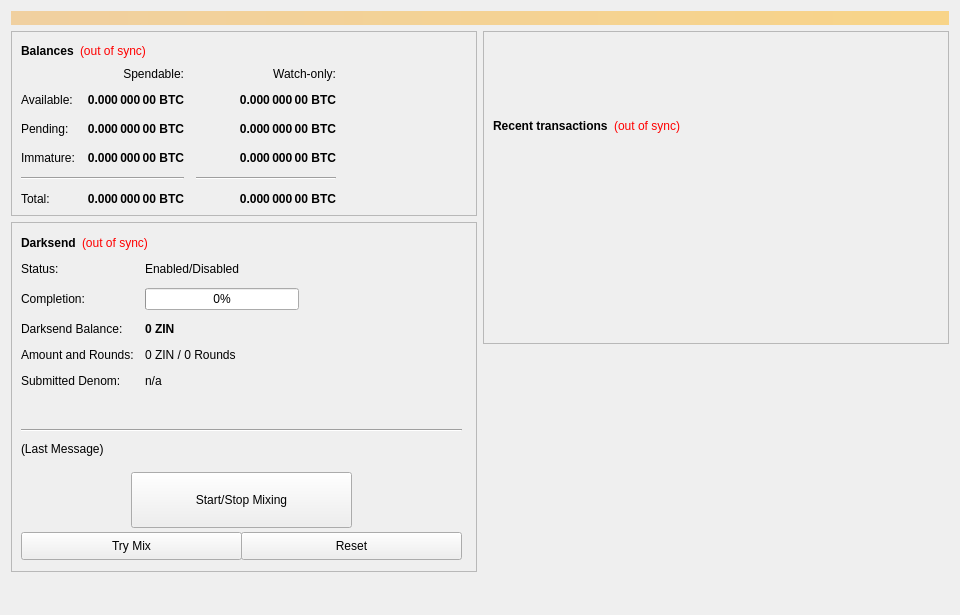
<?xml version="1.0" encoding="UTF-8"?>
<ui version="4.0">
 <class>OverviewPage</class>
 <widget class="QWidget" name="OverviewPage">
  <property name="geometry">
   <rect>
    <x>0</x>
    <y>0</y>
    <width>960</width>
    <height>615</height>
   </rect>
  </property>
  <property name="minimumSize">
   <size>
    <width>960</width>
    <height>0</height>
   </size>
  </property>
  <property name="windowTitle">
   <string>Form</string>
  </property>
  <layout class="QVBoxLayout" name="topLayout">
   <item>
    <widget class="QLabel" name="labelAlerts">
     <property name="visible">
      <bool>false</bool>
     </property>
     <property name="styleSheet">
      <string notr="true">background-color: qlineargradient(x1: 0, y1: 0, x2: 1, y2: 0, stop:0 #F0D0A0, stop:1 #F8D488); color:#000000;</string>
     </property>
     <property name="wordWrap">
      <bool>true</bool>
     </property>
     <property name="margin">
      <number>3</number>
     </property>
    </widget>
   </item>
   <item>
    <layout class="QHBoxLayout" name="horizontalLayout" stretch="1,1">
     <item>
      <layout class="QVBoxLayout" name="verticalLayout_2">
       <item>
        <widget class="QFrame" name="frame">
         <property name="frameShape">
          <enum>QFrame::StyledPanel</enum>
         </property>
         <property name="frameShadow">
          <enum>QFrame::Raised</enum>
         </property>
         <layout class="QVBoxLayout" name="verticalLayout_4">
          <item>
           <layout class="QHBoxLayout" name="horizontalLayout_4">
            <item>
             <widget class="QLabel" name="label_5">
              <property name="font">
               <font>
                <weight>75</weight>
                <bold>true</bold>
               </font>
              </property>
              <property name="text">
               <string>Balances</string>
              </property>
             </widget>
            </item>
            <item>
             <widget class="QLabel" name="labelWalletStatus">
              <property name="cursor">
               <cursorShape>WhatsThisCursor</cursorShape>
              </property>
              <property name="toolTip">
               <string>The displayed information may be out of date. Your wallet automatically synchronizes with the ZIN network after a connection is established, but this process has not completed yet.</string>
              </property>
              <property name="styleSheet">
               <string notr="true">QLabel { color: red; }</string>
              </property>
              <property name="text">
               <string notr="true">(out of sync)</string>
              </property>
              <property name="alignment">
               <set>Qt::AlignLeading|Qt::AlignLeft|Qt::AlignVCenter</set>
              </property>
             </widget>
            </item>
            <item>
             <spacer name="horizontalSpacer_3">
              <property name="orientation">
               <enum>Qt::Horizontal</enum>
              </property>
              <property name="sizeHint" stdset="0">
               <size>
                <width>40</width>
                <height>20</height>
               </size>
              </property>
             </spacer>
            </item>
           </layout>
          </item>
          <item>
           <layout class="QGridLayout" name="gridLayout">
            <property name="spacing">
             <number>12</number>
            </property>
            <item row="2" column="2">
             <widget class="QLabel" name="labelWatchPending">
              <property name="font">
               <font>
                <weight>75</weight>
                <bold>true</bold>
               </font>
              </property>
              <property name="cursor">
               <cursorShape>IBeamCursor</cursorShape>
              </property>
              <property name="toolTip">
               <string>Unconfirmed transactions to watch-only addresses</string>
              </property>
              <property name="text">
               <string notr="true">0.000 000 00 BTC</string>
              </property>
              <property name="alignment">
               <set>Qt::AlignRight|Qt::AlignTrailing|Qt::AlignVCenter</set>
              </property>
              <property name="textInteractionFlags">
               <set>Qt::LinksAccessibleByMouse|Qt::TextSelectableByKeyboard|Qt::TextSelectableByMouse</set>
              </property>
             </widget>
            </item>
            <item row="2" column="1">
             <widget class="QLabel" name="labelUnconfirmed">
              <property name="font">
               <font>
                <weight>75</weight>
                <bold>true</bold>
               </font>
              </property>
              <property name="cursor">
               <cursorShape>IBeamCursor</cursorShape>
              </property>
              <property name="toolTip">
               <string>Total of transactions that have yet to be confirmed, and do not yet count toward the spendable balance</string>
              </property>
              <property name="text">
               <string notr="true">0.000 000 00 BTC</string>
              </property>
              <property name="alignment">
               <set>Qt::AlignRight|Qt::AlignTrailing|Qt::AlignVCenter</set>
              </property>
              <property name="textInteractionFlags">
               <set>Qt::LinksAccessibleByMouse|Qt::TextSelectableByKeyboard|Qt::TextSelectableByMouse</set>
              </property>
             </widget>
            </item>
            <item row="3" column="2">
             <widget class="QLabel" name="labelWatchImmature">
              <property name="font">
               <font>
                <weight>75</weight>
                <bold>true</bold>
               </font>
              </property>
              <property name="cursor">
               <cursorShape>IBeamCursor</cursorShape>
              </property>
              <property name="toolTip">
               <string>Staked or masternode rewards in watch-only addresses that has not yet matured</string>
              </property>
              <property name="text">
               <string notr="true">0.000 000 00 BTC</string>
              </property>
              <property name="alignment">
               <set>Qt::AlignRight|Qt::AlignTrailing|Qt::AlignVCenter</set>
              </property>
              <property name="textInteractionFlags">
               <set>Qt::LinksAccessibleByMouse|Qt::TextSelectableByKeyboard|Qt::TextSelectableByMouse</set>
              </property>
             </widget>
            </item>
            <item row="4" column="0" colspan="2">
             <widget class="Line" name="lineSpendableBalance">
              <property name="orientation">
               <enum>Qt::Horizontal</enum>
              </property>
             </widget>
            </item>
            <item row="4" column="2">
             <widget class="Line" name="lineWatchBalance">
              <property name="sizePolicy">
               <sizepolicy hsizetype="Preferred" vsizetype="Fixed">
                <horstretch>0</horstretch>
                <verstretch>0</verstretch>
               </sizepolicy>
              </property>
              <property name="minimumSize">
               <size>
                <width>140</width>
                <height>0</height>
               </size>
              </property>
              <property name="orientation">
               <enum>Qt::Horizontal</enum>
              </property>
             </widget>
            </item>
            <item row="5" column="0">
             <widget class="QLabel" name="labelTotalText">
              <property name="text">
               <string>Total:</string>
              </property>
             </widget>
            </item>
            <item row="3" column="1">
             <widget class="QLabel" name="labelImmature">
              <property name="font">
               <font>
                <weight>75</weight>
                <bold>true</bold>
               </font>
              </property>
              <property name="cursor">
               <cursorShape>IBeamCursor</cursorShape>
              </property>
              <property name="toolTip">
               <string>Staked or masternode rewards that has not yet matured</string>
              </property>
              <property name="text">
               <string notr="true">0.000 000 00 BTC</string>
              </property>
              <property name="alignment">
               <set>Qt::AlignRight|Qt::AlignTrailing|Qt::AlignVCenter</set>
              </property>
              <property name="textInteractionFlags">
               <set>Qt::LinksAccessibleByMouse|Qt::TextSelectableByKeyboard|Qt::TextSelectableByMouse</set>
              </property>
             </widget>
            </item>
            <item row="2" column="3">
             <spacer name="horizontalSpacer_2">
              <property name="orientation">
               <enum>Qt::Horizontal</enum>
              </property>
              <property name="sizeHint" stdset="0">
               <size>
                <width>40</width>
                <height>20</height>
               </size>
              </property>
             </spacer>
            </item>
            <item row="3" column="0">
             <widget class="QLabel" name="labelImmatureText">
              <property name="text">
               <string>Immature:</string>
              </property>
             </widget>
            </item>
            <item row="5" column="1">
             <widget class="QLabel" name="labelTotal">
              <property name="font">
               <font>
                <weight>75</weight>
                <bold>true</bold>
               </font>
              </property>
              <property name="cursor">
               <cursorShape>IBeamCursor</cursorShape>
              </property>
              <property name="toolTip">
               <string>Your current total balance</string>
              </property>
              <property name="text">
               <string notr="true">0.000 000 00 BTC</string>
              </property>
              <property name="alignment">
               <set>Qt::AlignRight|Qt::AlignTrailing|Qt::AlignVCenter</set>
              </property>
              <property name="textInteractionFlags">
               <set>Qt::LinksAccessibleByMouse|Qt::TextSelectableByKeyboard|Qt::TextSelectableByMouse</set>
              </property>
             </widget>
            </item>
            <item row="5" column="2">
             <widget class="QLabel" name="labelWatchTotal">
              <property name="font">
               <font>
                <weight>75</weight>
                <bold>true</bold>
               </font>
              </property>
              <property name="cursor">
               <cursorShape>IBeamCursor</cursorShape>
              </property>
              <property name="toolTip">
               <string>Current total balance in watch-only addresses</string>
              </property>
              <property name="text">
               <string notr="true">0.000 000 00 BTC</string>
              </property>
              <property name="alignment">
               <set>Qt::AlignRight|Qt::AlignTrailing|Qt::AlignVCenter</set>
              </property>
              <property name="textInteractionFlags">
               <set>Qt::LinksAccessibleByMouse|Qt::TextSelectableByKeyboard|Qt::TextSelectableByMouse</set>
              </property>
             </widget>
            </item>
            <item row="0" column="2">
             <widget class="QLabel" name="labelWatchonly">
              <property name="text">
               <string>Watch-only:</string>
              </property>
              <property name="alignment">
               <set>Qt::AlignRight|Qt::AlignTrailing|Qt::AlignVCenter</set>
              </property>
             </widget>
            </item>
            <item row="1" column="0">
             <widget class="QLabel" name="labelBalanceText">
              <property name="text">
               <string>Available:</string>
              </property>
             </widget>
            </item>
            <item row="1" column="1">
             <widget class="QLabel" name="labelBalance">
              <property name="font">
               <font>
                <weight>75</weight>
                <bold>true</bold>
               </font>
              </property>
              <property name="cursor">
               <cursorShape>IBeamCursor</cursorShape>
              </property>
              <property name="toolTip">
               <string>Your current spendable balance</string>
              </property>
              <property name="text">
               <string notr="true">0.000 000 00 BTC</string>
              </property>
              <property name="alignment">
               <set>Qt::AlignRight|Qt::AlignTrailing|Qt::AlignVCenter</set>
              </property>
              <property name="textInteractionFlags">
               <set>Qt::LinksAccessibleByMouse|Qt::TextSelectableByKeyboard|Qt::TextSelectableByMouse</set>
              </property>
             </widget>
            </item>
            <item row="1" column="2">
             <widget class="QLabel" name="labelWatchAvailable">
              <property name="font">
               <font>
                <weight>75</weight>
                <bold>true</bold>
               </font>
              </property>
              <property name="cursor">
               <cursorShape>IBeamCursor</cursorShape>
              </property>
              <property name="toolTip">
               <string>Your current balance in watch-only addresses</string>
              </property>
              <property name="text">
               <string notr="true">0.000 000 00 BTC</string>
              </property>
              <property name="alignment">
               <set>Qt::AlignRight|Qt::AlignTrailing|Qt::AlignVCenter</set>
              </property>
              <property name="textInteractionFlags">
               <set>Qt::LinksAccessibleByMouse|Qt::TextSelectableByKeyboard|Qt::TextSelectableByMouse</set>
              </property>
             </widget>
            </item>
            <item row="2" column="0">
             <widget class="QLabel" name="labelPendingText">
              <property name="text">
               <string>Pending:</string>
              </property>
             </widget>
            </item>
            <item row="0" column="1">
             <widget class="QLabel" name="labelSpendable">
              <property name="text">
               <string>Spendable:</string>
              </property>
              <property name="alignment">
               <set>Qt::AlignRight|Qt::AlignTrailing|Qt::AlignVCenter</set>
              </property>
             </widget>
            </item>
           </layout>
          </item>
         </layout>
        </widget>
       </item>
       <item>
        <widget class="QFrame" name="frameDarksend">
         <property name="minimumSize">
          <size>
           <width>0</width>
           <height>350</height>
          </size>
         </property>
         <property name="layoutDirection">
          <enum>Qt::LeftToRight</enum>
         </property>
         <property name="frameShape">
          <enum>QFrame::StyledPanel</enum>
         </property>
         <property name="frameShadow">
          <enum>QFrame::Raised</enum>
         </property>
         <widget class="QWidget" name="formLayoutWidget">
          <property name="geometry">
           <rect>
            <x>10</x>
            <y>40</y>
            <width>451</width>
            <height>161</height>
           </rect>
          </property>
          <layout class="QFormLayout" name="formLayout">
           <property name="fieldGrowthPolicy">
            <enum>QFormLayout::AllNonFixedFieldsGrow</enum>
           </property>
           <property name="horizontalSpacing">
            <number>11</number>
           </property>
           <property name="verticalSpacing">
            <number>12</number>
           </property>
           <item row="0" column="0">
            <widget class="QLabel" name="label_6">
             <property name="text">
              <string>Status:</string>
             </property>
            </widget>
           </item>
           <item row="1" column="0">
            <widget class="QLabel" name="label_7">
             <property name="text">
              <string>Completion:</string>
             </property>
            </widget>
           </item>
           <item row="1" column="1">
            <widget class="QProgressBar" name="DarksendProgress">
             <property name="maximumSize">
              <size>
               <width>154</width>
               <height>16777215</height>
              </size>
             </property>
             <property name="value">
              <number>0</number>
             </property>
            </widget>
           </item>
           <item row="2" column="0">
            <widget class="QLabel" name="labelAnonymizedText">
             <property name="text">
              <string>Darksend Balance:</string>
             </property>
            </widget>
           </item>
           <item row="2" column="1">
            <widget class="QLabel" name="labelAnonymized">
             <property name="font">
              <font>
               <weight>75</weight>
               <bold>true</bold>
              </font>
             </property>
             <property name="text">
              <string notr="true">0 ZIN</string>
             </property>
            </widget>
           </item>
           <item row="3" column="0">
            <widget class="QLabel" name="label_8">
             <property name="text">
              <string>Amount and Rounds:</string>
             </property>
            </widget>
           </item>
           <item row="3" column="1">
            <widget class="QLabel" name="labelAmountRounds">
             <property name="text">
              <string>0 ZIN / 0 Rounds</string>
             </property>
            </widget>
           </item>
           <item row="4" column="0">
            <widget class="QLabel" name="label_9">
             <property name="text">
              <string>Submitted Denom:</string>
             </property>
            </widget>
           </item>
           <item row="4" column="1">
            <widget class="QLabel" name="labelSubmittedDenom">
             <property name="toolTip">
              <string>The denominations you submitted to the Masternode.&lt;br&gt;To mix, other users must submit the exact same denominations.</string>
             </property>
             <property name="text">
              <string>n/a</string>
             </property>
            </widget>
           </item>
           <item row="0" column="1">
            <widget class="QLabel" name="DarksendEnabled">
             <property name="text">
              <string>Enabled/Disabled</string>
             </property>
            </widget>
           </item>
          </layout>
         </widget>
         <widget class="QPushButton" name="runAutoDenom">
          <property name="geometry">
           <rect>
            <x>251</x>
            <y>17</y>
            <width>1</width>
            <height>1</height>
           </rect>
          </property>
          <property name="palette">
           <palette>
            <active>
             <colorrole role="WindowText">
              <brush brushstyle="SolidPattern">
               <color alpha="255">
                <red>0</red>
                <green>0</green>
                <blue>0</blue>
               </color>
              </brush>
             </colorrole>
             <colorrole role="Button">
              <brush brushstyle="SolidPattern">
               <color alpha="255">
                <red>239</red>
                <green>238</green>
                <blue>238</blue>
               </color>
              </brush>
             </colorrole>
             <colorrole role="Light">
              <brush brushstyle="SolidPattern">
               <color alpha="255">
                <red>255</red>
                <green>255</green>
                <blue>255</blue>
               </color>
              </brush>
             </colorrole>
             <colorrole role="Midlight">
              <brush brushstyle="SolidPattern">
               <color alpha="255">
                <red>247</red>
                <green>246</green>
                <blue>246</blue>
               </color>
              </brush>
             </colorrole>
             <colorrole role="Dark">
              <brush brushstyle="SolidPattern">
               <color alpha="255">
                <red>119</red>
                <green>119</green>
                <blue>119</blue>
               </color>
              </brush>
             </colorrole>
             <colorrole role="Mid">
              <brush brushstyle="SolidPattern">
               <color alpha="255">
                <red>159</red>
                <green>159</green>
                <blue>159</blue>
               </color>
              </brush>
             </colorrole>
             <colorrole role="Text">
              <brush brushstyle="SolidPattern">
               <color alpha="255">
                <red>0</red>
                <green>0</green>
                <blue>0</blue>
               </color>
              </brush>
             </colorrole>
             <colorrole role="BrightText">
              <brush brushstyle="SolidPattern">
               <color alpha="255">
                <red>255</red>
                <green>255</green>
                <blue>255</blue>
               </color>
              </brush>
             </colorrole>
             <colorrole role="ButtonText">
              <brush brushstyle="SolidPattern">
               <color alpha="255">
                <red>0</red>
                <green>0</green>
                <blue>0</blue>
               </color>
              </brush>
             </colorrole>
             <colorrole role="Base">
              <brush brushstyle="SolidPattern">
               <color alpha="255">
                <red>255</red>
                <green>255</green>
                <blue>255</blue>
               </color>
              </brush>
             </colorrole>
             <colorrole role="Window">
              <brush brushstyle="SolidPattern">
               <color alpha="255">
                <red>239</red>
                <green>238</green>
                <blue>238</blue>
               </color>
              </brush>
             </colorrole>
             <colorrole role="Shadow">
              <brush brushstyle="SolidPattern">
               <color alpha="255">
                <red>0</red>
                <green>0</green>
                <blue>0</blue>
               </color>
              </brush>
             </colorrole>
             <colorrole role="AlternateBase">
              <brush brushstyle="SolidPattern">
               <color alpha="255">
                <red>247</red>
                <green>246</green>
                <blue>246</blue>
               </color>
              </brush>
             </colorrole>
             <colorrole role="ToolTipBase">
              <brush brushstyle="SolidPattern">
               <color alpha="255">
                <red>255</red>
                <green>255</green>
                <blue>220</blue>
               </color>
              </brush>
             </colorrole>
             <colorrole role="ToolTipText">
              <brush brushstyle="SolidPattern">
               <color alpha="255">
                <red>0</red>
                <green>0</green>
                <blue>0</blue>
               </color>
              </brush>
             </colorrole>
            </active>
            <inactive>
             <colorrole role="WindowText">
              <brush brushstyle="SolidPattern">
               <color alpha="255">
                <red>0</red>
                <green>0</green>
                <blue>0</blue>
               </color>
              </brush>
             </colorrole>
             <colorrole role="Button">
              <brush brushstyle="SolidPattern">
               <color alpha="255">
                <red>239</red>
                <green>238</green>
                <blue>238</blue>
               </color>
              </brush>
             </colorrole>
             <colorrole role="Light">
              <brush brushstyle="SolidPattern">
               <color alpha="255">
                <red>255</red>
                <green>255</green>
                <blue>255</blue>
               </color>
              </brush>
             </colorrole>
             <colorrole role="Midlight">
              <brush brushstyle="SolidPattern">
               <color alpha="255">
                <red>247</red>
                <green>246</green>
                <blue>246</blue>
               </color>
              </brush>
             </colorrole>
             <colorrole role="Dark">
              <brush brushstyle="SolidPattern">
               <color alpha="255">
                <red>119</red>
                <green>119</green>
                <blue>119</blue>
               </color>
              </brush>
             </colorrole>
             <colorrole role="Mid">
              <brush brushstyle="SolidPattern">
               <color alpha="255">
                <red>159</red>
                <green>159</green>
                <blue>159</blue>
               </color>
              </brush>
             </colorrole>
             <colorrole role="Text">
              <brush brushstyle="SolidPattern">
               <color alpha="255">
                <red>0</red>
                <green>0</green>
                <blue>0</blue>
               </color>
              </brush>
             </colorrole>
             <colorrole role="BrightText">
              <brush brushstyle="SolidPattern">
               <color alpha="255">
                <red>255</red>
                <green>255</green>
                <blue>255</blue>
               </color>
              </brush>
             </colorrole>
             <colorrole role="ButtonText">
              <brush brushstyle="SolidPattern">
               <color alpha="255">
                <red>0</red>
                <green>0</green>
                <blue>0</blue>
               </color>
              </brush>
             </colorrole>
             <colorrole role="Base">
              <brush brushstyle="SolidPattern">
               <color alpha="255">
                <red>255</red>
                <green>255</green>
                <blue>255</blue>
               </color>
              </brush>
             </colorrole>
             <colorrole role="Window">
              <brush brushstyle="SolidPattern">
               <color alpha="255">
                <red>239</red>
                <green>238</green>
                <blue>238</blue>
               </color>
              </brush>
             </colorrole>
             <colorrole role="Shadow">
              <brush brushstyle="SolidPattern">
               <color alpha="255">
                <red>0</red>
                <green>0</green>
                <blue>0</blue>
               </color>
              </brush>
             </colorrole>
             <colorrole role="AlternateBase">
              <brush brushstyle="SolidPattern">
               <color alpha="255">
                <red>247</red>
                <green>246</green>
                <blue>246</blue>
               </color>
              </brush>
             </colorrole>
             <colorrole role="ToolTipBase">
              <brush brushstyle="SolidPattern">
               <color alpha="255">
                <red>255</red>
                <green>255</green>
                <blue>220</blue>
               </color>
              </brush>
             </colorrole>
             <colorrole role="ToolTipText">
              <brush brushstyle="SolidPattern">
               <color alpha="255">
                <red>0</red>
                <green>0</green>
                <blue>0</blue>
               </color>
              </brush>
             </colorrole>
            </inactive>
            <disabled>
             <colorrole role="WindowText">
              <brush brushstyle="SolidPattern">
               <color alpha="255">
                <red>119</red>
                <green>119</green>
                <blue>119</blue>
               </color>
              </brush>
             </colorrole>
             <colorrole role="Button">
              <brush brushstyle="SolidPattern">
               <color alpha="255">
                <red>239</red>
                <green>238</green>
                <blue>238</blue>
               </color>
              </brush>
             </colorrole>
             <colorrole role="Light">
              <brush brushstyle="SolidPattern">
               <color alpha="255">
                <red>255</red>
                <green>255</green>
                <blue>255</blue>
               </color>
              </brush>
             </colorrole>
             <colorrole role="Midlight">
              <brush brushstyle="SolidPattern">
               <color alpha="255">
                <red>247</red>
                <green>246</green>
                <blue>246</blue>
               </color>
              </brush>
             </colorrole>
             <colorrole role="Dark">
              <brush brushstyle="SolidPattern">
               <color alpha="255">
                <red>119</red>
                <green>119</green>
                <blue>119</blue>
               </color>
              </brush>
             </colorrole>
             <colorrole role="Mid">
              <brush brushstyle="SolidPattern">
               <color alpha="255">
                <red>159</red>
                <green>159</green>
                <blue>159</blue>
               </color>
              </brush>
             </colorrole>
             <colorrole role="Text">
              <brush brushstyle="SolidPattern">
               <color alpha="255">
                <red>119</red>
                <green>119</green>
                <blue>119</blue>
               </color>
              </brush>
             </colorrole>
             <colorrole role="BrightText">
              <brush brushstyle="SolidPattern">
               <color alpha="255">
                <red>255</red>
                <green>255</green>
                <blue>255</blue>
               </color>
              </brush>
             </colorrole>
             <colorrole role="ButtonText">
              <brush brushstyle="SolidPattern">
               <color alpha="255">
                <red>119</red>
                <green>119</green>
                <blue>119</blue>
               </color>
              </brush>
             </colorrole>
             <colorrole role="Base">
              <brush brushstyle="SolidPattern">
               <color alpha="255">
                <red>239</red>
                <green>238</green>
                <blue>238</blue>
               </color>
              </brush>
             </colorrole>
             <colorrole role="Window">
              <brush brushstyle="SolidPattern">
               <color alpha="255">
                <red>239</red>
                <green>238</green>
                <blue>238</blue>
               </color>
              </brush>
             </colorrole>
             <colorrole role="Shadow">
              <brush brushstyle="SolidPattern">
               <color alpha="255">
                <red>0</red>
                <green>0</green>
                <blue>0</blue>
               </color>
              </brush>
             </colorrole>
             <colorrole role="AlternateBase">
              <brush brushstyle="SolidPattern">
               <color alpha="255">
                <red>239</red>
                <green>238</green>
                <blue>238</blue>
               </color>
              </brush>
             </colorrole>
             <colorrole role="ToolTipBase">
              <brush brushstyle="SolidPattern">
               <color alpha="255">
                <red>255</red>
                <green>255</green>
                <blue>220</blue>
               </color>
              </brush>
             </colorrole>
             <colorrole role="ToolTipText">
              <brush brushstyle="SolidPattern">
               <color alpha="255">
                <red>0</red>
                <green>0</green>
                <blue>0</blue>
               </color>
              </brush>
             </colorrole>
            </disabled>
           </palette>
          </property>
          <property name="focusPolicy">
           <enum>Qt::NoFocus</enum>
          </property>
          <property name="autoFillBackground">
           <bool>true</bool>
          </property>
          <property name="text">
           <string/>
          </property>
          <property name="flat">
           <bool>true</bool>
          </property>
         </widget>
         <widget class="QPushButton" name="toggleDarksend">
          <property name="geometry">
           <rect>
            <x>120</x>
            <y>250</y>
            <width>221</width>
            <height>56</height>
           </rect>
          </property>
          <property name="sizePolicy">
           <sizepolicy hsizetype="MinimumExpanding" vsizetype="Fixed">
            <horstretch>0</horstretch>
            <verstretch>0</verstretch>
           </sizepolicy>
          </property>
          <property name="text">
           <string>Start/Stop Mixing</string>
          </property>
         </widget>
         <widget class="Line" name="lineLastMessage">
          <property name="geometry">
           <rect>
            <x>10</x>
            <y>200</y>
            <width>441</width>
            <height>16</height>
           </rect>
          </property>
          <property name="orientation">
           <enum>Qt::Horizontal</enum>
          </property>
         </widget>
         <widget class="QLabel" name="DarksendStatus">
          <property name="geometry">
           <rect>
            <x>10</x>
            <y>220</y>
            <width>451</width>
            <height>61</height>
           </rect>
          </property>
          <property name="minimumSize">
           <size>
            <width>288</width>
            <height>43</height>
           </size>
          </property>
          <property name="text">
           <string>(Last Message)</string>
          </property>
          <property name="alignment">
           <set>Qt::AlignLeading|Qt::AlignLeft|Qt::AlignTop</set>
          </property>
          <property name="wordWrap">
           <bool>true</bool>
          </property>
         </widget>
         <widget class="QPushButton" name="DarksendAuto">
          <property name="geometry">
           <rect>
            <x>10</x>
            <y>310</y>
            <width>221</width>
            <height>28</height>
           </rect>
          </property>
          <property name="sizePolicy">
           <sizepolicy hsizetype="MinimumExpanding" vsizetype="Fixed">
            <horstretch>0</horstretch>
            <verstretch>0</verstretch>
           </sizepolicy>
          </property>
          <property name="toolTip">
           <string>Try to manually submit a Darksend request.</string>
          </property>
          <property name="text">
           <string>Try Mix</string>
          </property>
         </widget>
         <widget class="QPushButton" name="DarksendReset">
          <property name="geometry">
           <rect>
            <x>230</x>
            <y>310</y>
            <width>221</width>
            <height>28</height>
           </rect>
          </property>
          <property name="sizePolicy">
           <sizepolicy hsizetype="MinimumExpanding" vsizetype="Fixed">
            <horstretch>0</horstretch>
            <verstretch>0</verstretch>
           </sizepolicy>
          </property>
          <property name="toolTip">
           <string>Reset the current status of Darksend (can interrupt Darksend if it's in the process of Mixing, which can cost you money!)</string>
          </property>
          <property name="autoFillBackground">
           <bool>false</bool>
          </property>
          <property name="text">
           <string>Reset</string>
          </property>
         </widget>
         <widget class="QWidget" name="layoutWidget">
          <property name="geometry">
           <rect>
            <x>10</x>
            <y>10</y>
            <width>431</width>
            <height>22</height>
           </rect>
          </property>
          <layout class="QHBoxLayout" name="horizontalLayout_5">
           <item>
            <widget class="QLabel" name="label_2">
             <property name="font">
              <font>
               <weight>75</weight>
               <bold>true</bold>
              </font>
             </property>
             <property name="text">
              <string>Darksend</string>
             </property>
            </widget>
           </item>
           <item>
            <widget class="QLabel" name="labelDarksendSyncStatus">
             <property name="toolTip">
              <string>The displayed information may be out of date. Your wallet automatically synchronizes with the ZIN network after a connection is established, but this process has not completed yet.</string>
             </property>
             <property name="styleSheet">
              <string notr="true">QLabel { color: red; }</string>
             </property>
             <property name="text">
              <string notr="true">(out of sync)</string>
             </property>
             <property name="alignment">
              <set>Qt::AlignLeading|Qt::AlignLeft|Qt::AlignVCenter</set>
             </property>
            </widget>
           </item>
           <item>
            <spacer name="horizontalSpacer_4">
             <property name="orientation">
              <enum>Qt::Horizontal</enum>
             </property>
             <property name="sizeHint" stdset="0">
              <size>
               <width>40</width>
               <height>20</height>
              </size>
             </property>
            </spacer>
           </item>
          </layout>
         </widget>
        </widget>
       </item>
       <item>
        <spacer name="verticalSpacer">
         <property name="orientation">
          <enum>Qt::Vertical</enum>
         </property>
         <property name="sizeHint" stdset="0">
          <size>
           <width>20</width>
           <height>40</height>
          </size>
         </property>
        </spacer>
       </item>
      </layout>
     </item>
     <item>
      <layout class="QVBoxLayout" name="verticalLayout_3">
       <item>
        <widget class="QFrame" name="frame_2">
         <property name="frameShape">
          <enum>QFrame::StyledPanel</enum>
         </property>
         <property name="frameShadow">
          <enum>QFrame::Raised</enum>
         </property>
         <layout class="QVBoxLayout" name="verticalLayout">
          <item>
           <spacer name="verticalSpacer_3">
            <property name="orientation">
             <enum>Qt::Vertical</enum>
            </property>
            <property name="sizeType">
             <enum>QSizePolicy::Fixed</enum>
            </property>
            <property name="sizeHint" stdset="0">
             <size>
              <width>20</width>
              <height>75</height>
             </size>
            </property>
           </spacer>
          </item>
          <item>
           <layout class="QHBoxLayout" name="horizontalLayout_2">
            <item>
             <widget class="QLabel" name="label_4">
              <property name="font">
               <font>
                <weight>75</weight>
                <bold>true</bold>
               </font>
              </property>
              <property name="text">
               <string>Recent transactions</string>
              </property>
             </widget>
            </item>
            <item>
             <widget class="QLabel" name="labelTransactionsStatus">
              <property name="cursor">
               <cursorShape>WhatsThisCursor</cursorShape>
              </property>
              <property name="toolTip">
               <string>The displayed information may be out of date. Your wallet automatically synchronizes with the ZIN network after a connection is established, but this process has not completed yet.</string>
              </property>
              <property name="styleSheet">
               <string notr="true">QLabel { color: red; }</string>
              </property>
              <property name="text">
               <string notr="true">(out of sync)</string>
              </property>
              <property name="alignment">
               <set>Qt::AlignRight|Qt::AlignTrailing|Qt::AlignVCenter</set>
              </property>
             </widget>
            </item>
            <item>
             <spacer name="horizontalSpacer">
              <property name="orientation">
               <enum>Qt::Horizontal</enum>
              </property>
              <property name="sizeHint" stdset="0">
               <size>
                <width>40</width>
                <height>20</height>
               </size>
              </property>
             </spacer>
            </item>
           </layout>
          </item>
          <item>
           <widget class="QListView" name="listTransactions">
            <property name="styleSheet">
             <string notr="true">QListView { background: transparent; }</string>
            </property>
            <property name="frameShape">
             <enum>QFrame::NoFrame</enum>
            </property>
            <property name="verticalScrollBarPolicy">
             <enum>Qt::ScrollBarAlwaysOff</enum>
            </property>
            <property name="horizontalScrollBarPolicy">
             <enum>Qt::ScrollBarAlwaysOff</enum>
            </property>
            <property name="selectionMode">
             <enum>QAbstractItemView::NoSelection</enum>
            </property>
           </widget>
          </item>
         </layout>
        </widget>
       </item>
       <item>
        <spacer name="verticalSpacer_2">
         <property name="orientation">
          <enum>Qt::Vertical</enum>
         </property>
         <property name="sizeType">
          <enum>QSizePolicy::Expanding</enum>
         </property>
         <property name="sizeHint" stdset="0">
          <size>
           <width>20</width>
           <height>40</height>
          </size>
         </property>
        </spacer>
       </item>
      </layout>
     </item>
    </layout>
   </item>
  </layout>
 </widget>
 <resources/>
 <connections/>
</ui>
